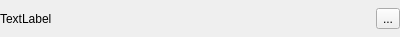
<?xml version="1.0" encoding="UTF-8"?>
<ui version="4.0">
 <class>FilePathEditWidget</class>
 <widget class="QWidget" name="FilePathEditWidget">
  <property name="geometry">
   <rect>
    <x>0</x>
    <y>0</y>
    <width>400</width>
    <height>37</height>
   </rect>
  </property>
  <property name="windowTitle">
   <string>Form</string>
  </property>
  <layout class="QHBoxLayout" name="horizontalLayout">
   <property name="spacing">
    <number>0</number>
   </property>
   <property name="leftMargin">
    <number>0</number>
   </property>
   <property name="topMargin">
    <number>0</number>
   </property>
   <property name="rightMargin">
    <number>0</number>
   </property>
   <property name="bottomMargin">
    <number>0</number>
   </property>
   <item>
    <widget class="QLabel" name="label">
     <property name="text">
      <string notr="true">TextLabel</string>
     </property>
    </widget>
   </item>
   <item>
    <widget class="QToolButton" name="browse">
     <property name="text">
      <string notr="true">...</string>
     </property>
     <property name="autoExclusive">
      <bool>false</bool>
     </property>
     <property name="popupMode">
      <enum>QToolButton::DelayedPopup</enum>
     </property>
     <property name="toolButtonStyle">
      <enum>Qt::ToolButtonTextOnly</enum>
     </property>
     <property name="autoRaise">
      <bool>false</bool>
     </property>
    </widget>
   </item>
  </layout>
 </widget>
 <resources/>
 <connections/>
</ui>
